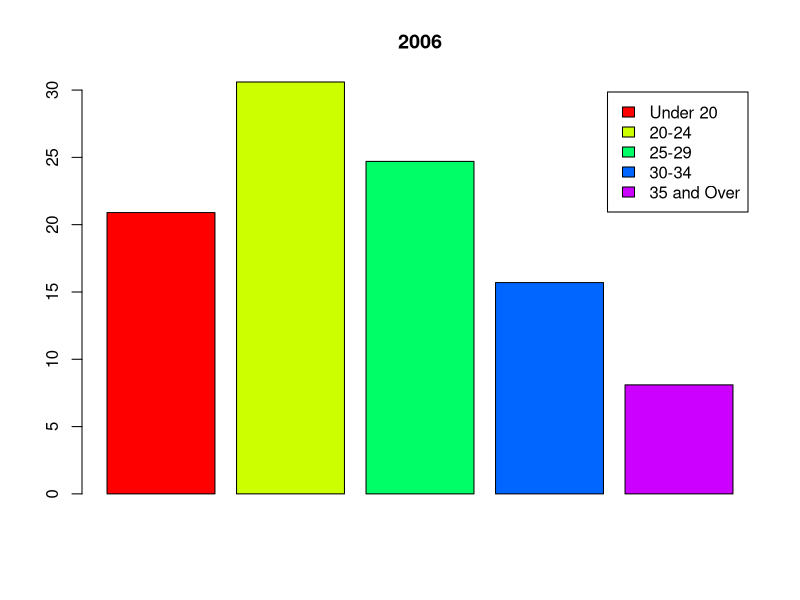
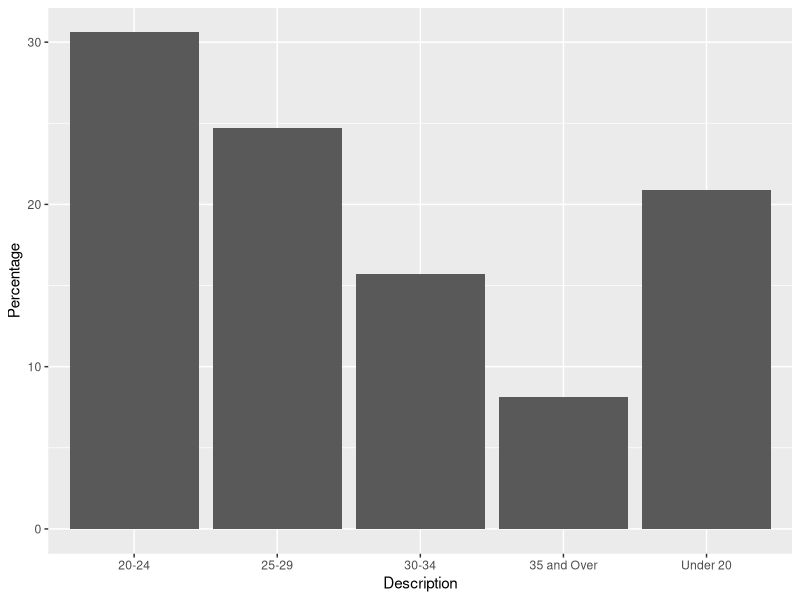
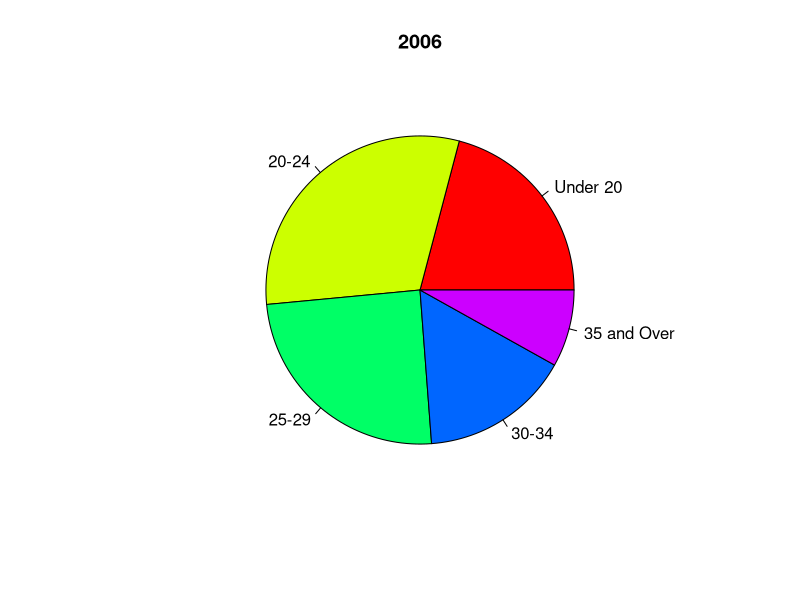
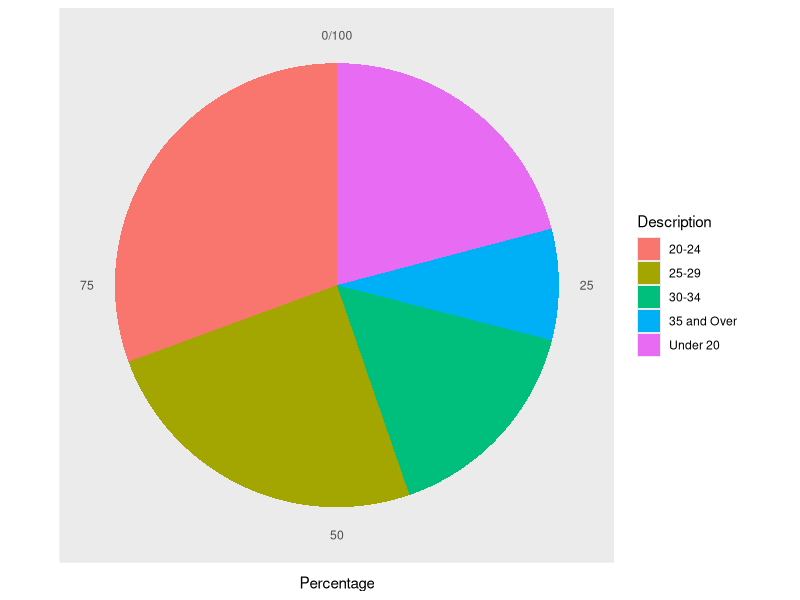
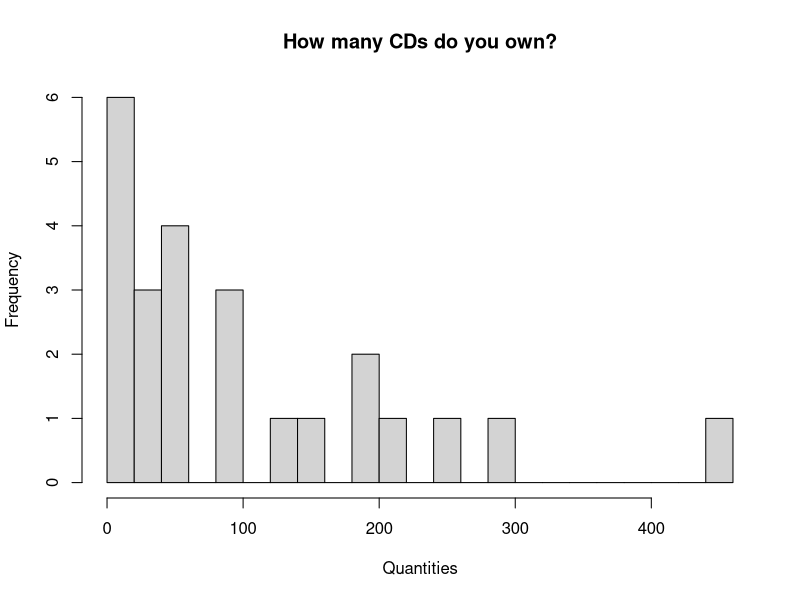
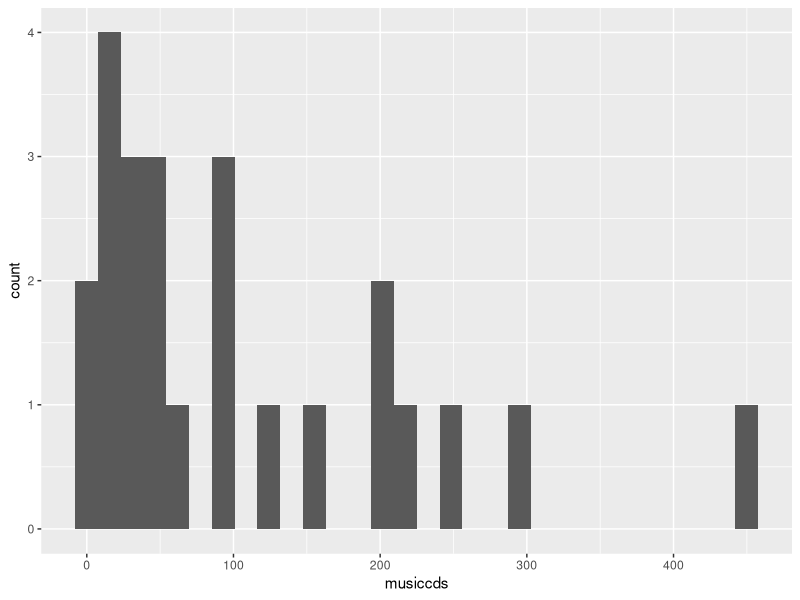
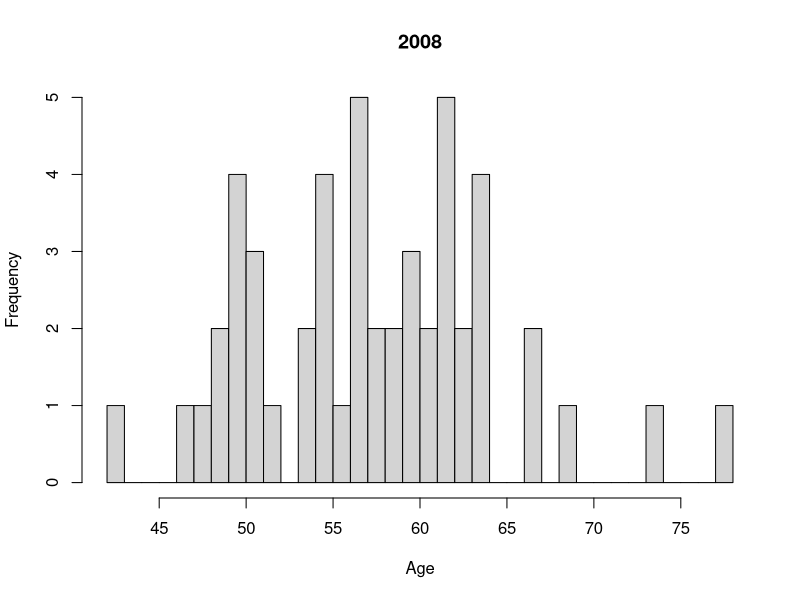
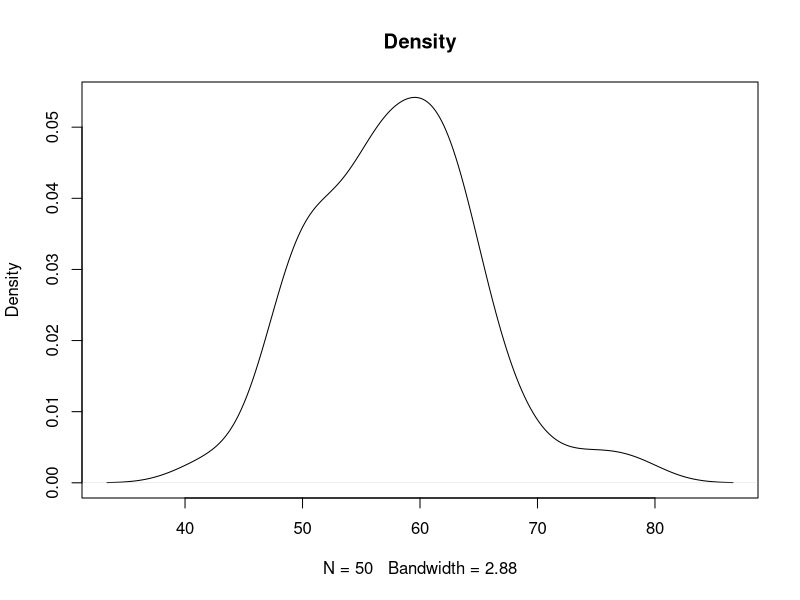

Write R code to recreate these figures, in order.
## ---- chunk 1
1700/2470 * 100
## ---- chunk 2
1056/1700 * 100
## ---- chunk 3
300/657 * 100
## ---- chunk 4
41/113 * 100
## ---- chunk 5
Description <- c('Under 20', '20-24', '25-29', '30-34', '35 and Over')
Percentage <- c(20.9, 30.6, 24.7, 15.7, 8.1)
Q232 <- data.frame(Description, Percentage)
Q232
## ---- chunk 6
barplot(Percentage, main = '2006', col = rainbow(5), legend = Description)
library(ggplot2)
ggplot(Q232, aes(x = Description, y = Percentage)) +
  geom_col()
## ---- chunk 7
pie(Percentage, main = '2006', col = rainbow(5), labels = Description)
ggplot(Q232, aes(x = 1, y = Percentage, fill = Description)) +
  geom_col() +
  coord_polar(theta = 'y') +
  theme(axis.title.y = element_blank(),
        line = element_blank(),
        axis.text.y = element_blank())
## ---- chunk 8
musiccds <- c(220,20,50,450,300,30,20,50,200,35,25,50,250,100,0,100,20,13,200,2,125,150,90,60)
## ---- chunk 9
stem(musiccds)
## ---- chunk 10
hist(musiccds, breaks = 20, main = 'How many CDs do you own?', xlab = 'Quantities')
ggplot(as.data.frame(musiccds), aes(x = musiccds)) +
  geom_histogram()
## ---- chunk 11
ceodata08 <- c(42,47,48,49,49,50,50,50,50,51,51,51,52,54,54,55,55,55,55,56,57,57,57,57,57,58,58,59,59,60,60,60,61,61,62,62,62,62,62,63,63,64,64,64,64,67,67,69,74,78)
d <- density(ceodata08, na.rm=TRUE)
## ---- chunk 12
hist(ceodata08, breaks = 30, main = '2008', xlab = 'Age')
plot(d, main = 'Density')
ggplot(as.data.frame(ceodata08), aes(x = ceodata08)) +
  geom_histogram()
## ---- chunk 13
stem(ceodata08)
## ---- chunk 14
dotchart(ceodata08)
stripchart(ceodata08, method = 'stack', pch = 19)
## ---- chunk 15
IQR <- IQR(ceodata08)
IQR
quantile(ceodata08)
Q1T <- quantile(ceodata08)[2] - 1.5 * IQR
Q3T <- quantile(ceodata08)[4] + 1.5 * IQR
Q1T
Q3T
## ---- chunk 16
SBP <- c(110,123,132,150,127,118,102,122)
summary(SBP)
IQR(SBP)
## ---- chunk 17
Q1T <- quantile(SBP)[2] - 1.5 * IQR(SBP)
Q3T <- quantile(SBP)[4] + 1.5 * IQR(SBP)
Q1T
Q3T
## ---- chunk 18
boxplot(SBP)
ggplot(as.data.frame(SBP), aes(y = SBP)) +
  geom_boxplot()
## ---- chunk 19
G1 <- c(2,30,35,70,100,120,135,150,190,200)
G2 <- c(8,12,16,29,35,40,45,46,95,NA)
G1G2 <- c(G1, G2)
Q276 <- matrix(G1G2, byrow = F, nrow  = 10)
colnames(Q276) <- c('G1', 'G2')
Q276
## ---- chunk 20
summary(G1)
IQR(G1)
## ---- chunk 21
summary(G2)
IQR(G2, na.rm = T)
## ---- chunk 22
boxplot(Q276)
## ---- chunk 23
a <- qnorm(0.025, mean = 56, sd = 2)
b <- qnorm(0.975, mean = 56, sd = 2)
c <- qnorm(0.84, mean = 56, sd = 2)
a
b
c

# Simulate some random normally distributed data
set.seed(11225)
data <- rnorm(10000, mean = 56, sd = 2)

# Calculate the density of data and store it in the variable density
density <- dnorm(data, mean = 56, sd = 2)

plot(data, density)
abline(v = a, lwd = 3, col = 'darkred')
abline(v = b, lwd = 3, col = 'darkred')
abline(v = c, lwd = 3, col = '#E41A1C')
## ---- chunk 24
setwd("D:/GitHub/107-Statistics/Lab2")
Student = read.csv('Student.csv')
MyOutlierDetect <- function(x, y){
  Q1T <- quantile(x, na.rm = T)[2] - 1.5 * IQR(x, na.rm = T)
  Q3T <- quantile(x, na.rm = T)[4] + 1.5 * IQR(x, na.rm = T)
  if(y < Q1T | y > Q3T){
    print('YES')
  }else{
    print('NO')
  }
}
GPA = Student$GPA
MyOutlierDetect(GPA, 1.5)
